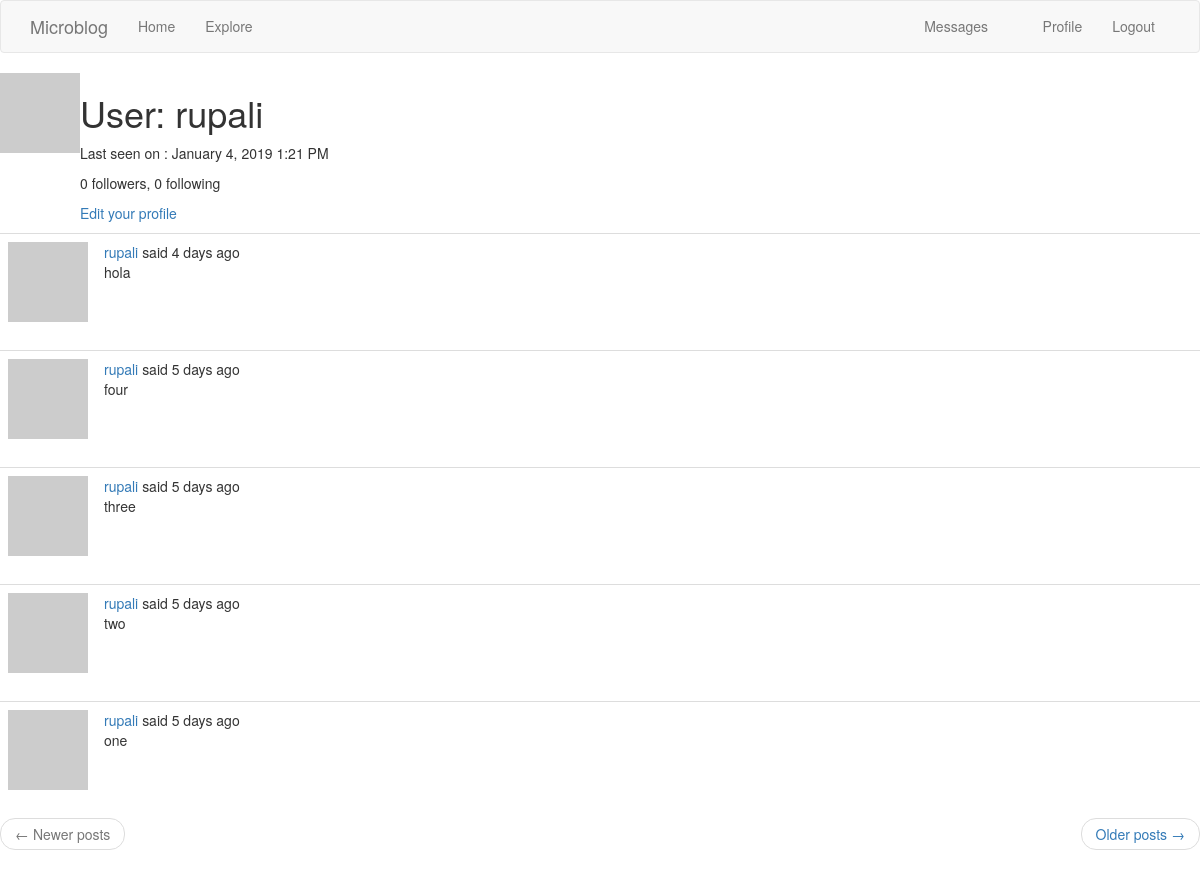
The app's page /auth/user/rupali (signed in) with its own data.
### app/models.py (models this page shows, shortened)
class User(UserMixin, db.Model):
    id = db.Column(db.Integer, primary_key=True)
    username = db.Column(db.String(64), index=True, unique=True)
    email = db.Column(db.String(120), index=True, unique=True)
    password_hash = db.Column(db.String(128))
    posts = db.relationship('Post',
                            backref='author',
                            lazy='dynamic')
    about_me = db.Column(db.String(256))
    last_seen = db.Column(db.DateTime, default=datetime.utcnow())
    """
    adding a many to many relationship with followers and followed
    """
    followed = db.relationship('User',
                               secondary=followers,
                               primaryjoin=(followers.c.follower_id == id),
                               secondaryjoin=(followers.c.followed_id == id),
                               backref=db.backref('followers', lazy='dynamic'), lazy='dynamic')
    messages_sent = db.relationship('Message',
                                    foreign_keys='Message.sender_id',
                                    backref='author',
                                    lazy='dynamic')
    messages_received = db.relationship('Message',
                                        foreign_keys='Message.recipient_id',
                                        backref='recipient',
                                        lazy='dynamic')
    last_message_read_time = db.Column(db.DateTime)
    notifications = db.relationship('Notification',
                                    backref='user',
                                    lazy='dynamic')
    def avatar(self, size):
        digest = md5(self.email.lower().encode('utf-8')).hexdigest()
        return 'https://www.gravatar.com/avatar/{}?d=identicon&s={}'.format(digest, size)
    def new_messages(self):
        last_read_time = self.last_message_read_time or datetime(1900, 1, 1)
        return Message.query.filter_by(recipient=self).filter(Message.timestamp > last_read_time).count()

class SearchableMixin(object):
    @classmethod
    def search(cls, expression, page, per_page):
        ids, total = query_index(cls.__tablename__, expression, page, per_page)
        if total == 0:
            return cls.query.filter_by(id=0), 0
        when = []
        for i in range(len(ids)):
            when.append((ids[i], i))
        return cls.query.filter(cls.id.in_(ids)).order_by(
            db.case(when, value=cls.id)), total

class Post(SearchableMixin, db.Model):
    __searchable__ = ['body']
    id = db.Column(db.Integer, primary_key=True)
    body = db.Column(db.String(140))
    timestamp = db.Column(db.DateTime, index=True, default=datetime.utcnow)
    user_id = db.Column(db.Integer, db.ForeignKey('user.id'))
    language = db.Column(db.String(5))

### app/auth/routes.py (the view)
@bp.route('/user/<username>')
@login_required
def user(username):
    user = User.query.filter_by(username=username).first_or_404()
    page = request.args.get('page', 1, type=int)
    posts = user.posts.order_by(Post.timestamp.desc()).paginate(page, current_app.config['POSTS_PER_PAGE'])
    next_url = url_for('main.index', page=posts.next_num) if posts.has_next else None
    prev_url = url_for('main.index', page=posts.prev_num) if posts.has_prev else None
    return render_template('user.html', user=user, posts=posts.items, next_url=next_url, prev_url=prev_url)

### app/models.py (called while the page is built)
@login.user_loader
def load_user(id):
    return User.query.get(int(id))

### app/templates/user.html (shortened to what this page needs)
{% extends "base.html" %}
{% import 'bootstrap/wtf.html' as wtf %}
{% block content %}
<table>
    <tr valign="top">
        <td><img src="{{ user.avatar(128) }}"></td>
        <td>
             <h1>{{ _('User') }}: {{ user.username }}</h1>
                        {% if user.last_seen %}
                    <p>{{ _('Last seen on') }} : {{ moment(user.last_seen).format('LLL') }}
                </p>
                    {% endif %}
                <p>
                    {{ _('%(count)d followers', count=user.followers.count()) }}, {{ _('%(count)d following', count=user.followed.count()) }}
                </p>
                {% if user == current_user %}
                <p>
                    <a href="{{ url_for('main.edit_profile') }}">Edit your profile</a>
                </p>
                {% elif not current_user.is_following(user) %}
                <p><a href="{{ url_for('main.follow', username=user.username) }}">{{ _('Follow') }}</a></p>
                {% else %}
                <p><a href="{{ url_for('main.unfollow', username=user.username) }}">{{ _('Unfollow') }}</a></p>
                {% endif %}
        </td>
    </tr>
</table>
{% for post in posts %}
    {% include "_post.html" %}
{% endfor %}
<nav aria-label="...">
        <ul class="pager">
            <li class="previous{% if not prev_url %} disabled{% endif %}">
                <a href="{{ prev_url or '#' }}">
                    <span aria-hidden="true">&larr;</span> {{ _('Newer posts') }}
                </a>
            </li>
            <li class="next{% if not next_url %} disabled{% endif %}">
                <a href="{{ next_url or '#' }}">
                    {{ _('Older posts') }} <span aria-hidden="true">&rarr;</span>
                </a>
            </li>
        </ul>
    </nav>
{% endblock %}

### app/templates/_post.html (shortened to what this page needs)
<table class="table table-hover">
        <tr>
            <td width="70px">
                <a href="{{ url_for('main.user', username=post.author.username) }}">
                    <img src="{{ post.author.avatar(70) }}" />
                </a>
            </td>
            <td>
                {{ _('%(username)s said %(when)s', username=user_link, when=moment(post.timestamp).fromNow()) }}
                <br>
                <span id="post{{ post.id }}">{{ post.body }}</span>
            </td>
        </tr>
</table>

### records on screen
User: username "rupali", last_seen "January 4, 2019 1:21 PM"
Post: body "hola"
Post: body "four"
Post: body "three"
Post: body "two"
Post: body "one"
